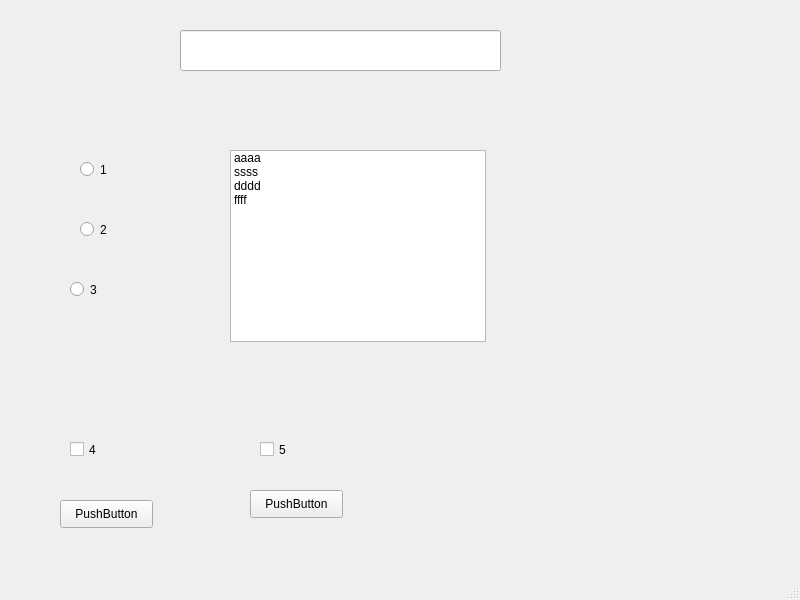
<?xml version="1.0" encoding="UTF-8"?>
<ui version="4.0">
 <class>MainWindow</class>
 <widget class="QMainWindow" name="MainWindow">
  <property name="geometry">
   <rect>
    <x>0</x>
    <y>0</y>
    <width>800</width>
    <height>600</height>
   </rect>
  </property>
  <property name="windowTitle">
   <string>MainWindow</string>
  </property>
  <widget class="QWidget" name="centralwidget">
   <widget class="QLineEdit" name="lineEdit">
    <property name="geometry">
     <rect>
      <x>180</x>
      <y>30</y>
      <width>321</width>
      <height>41</height>
     </rect>
    </property>
   </widget>
   <widget class="QRadioButton" name="radioButton">
    <property name="geometry">
     <rect>
      <x>80</x>
      <y>160</y>
      <width>115</width>
      <height>19</height>
     </rect>
    </property>
    <property name="text">
     <string>1</string>
    </property>
   </widget>
   <widget class="QRadioButton" name="radioButton_2">
    <property name="geometry">
     <rect>
      <x>80</x>
      <y>220</y>
      <width>115</width>
      <height>19</height>
     </rect>
    </property>
    <property name="text">
     <string>2</string>
    </property>
   </widget>
   <widget class="QRadioButton" name="radioButton_3">
    <property name="geometry">
     <rect>
      <x>70</x>
      <y>280</y>
      <width>115</width>
      <height>19</height>
     </rect>
    </property>
    <property name="text">
     <string>3</string>
    </property>
   </widget>
   <widget class="QListWidget" name="listWidget">
    <property name="geometry">
     <rect>
      <x>230</x>
      <y>150</y>
      <width>256</width>
      <height>192</height>
     </rect>
    </property>
    <item>
     <property name="text">
      <string>aaaa</string>
     </property>
    </item>
    <item>
     <property name="text">
      <string>ssss</string>
     </property>
    </item>
    <item>
     <property name="text">
      <string>dddd</string>
     </property>
    </item>
    <item>
     <property name="text">
      <string>ffff</string>
     </property>
    </item>
   </widget>
   <widget class="QCheckBox" name="checkBox">
    <property name="geometry">
     <rect>
      <x>70</x>
      <y>440</y>
      <width>91</width>
      <height>19</height>
     </rect>
    </property>
    <property name="text">
     <string>4</string>
    </property>
   </widget>
   <widget class="QCheckBox" name="checkBox_2">
    <property name="geometry">
     <rect>
      <x>260</x>
      <y>440</y>
      <width>91</width>
      <height>19</height>
     </rect>
    </property>
    <property name="text">
     <string>5</string>
    </property>
   </widget>
   <widget class="QPushButton" name="pushButton">
    <property name="geometry">
     <rect>
      <x>60</x>
      <y>500</y>
      <width>93</width>
      <height>28</height>
     </rect>
    </property>
    <property name="text">
     <string>PushButton</string>
    </property>
   </widget>
   <widget class="QPushButton" name="pushButton_2">
    <property name="geometry">
     <rect>
      <x>250</x>
      <y>490</y>
      <width>93</width>
      <height>28</height>
     </rect>
    </property>
    <property name="text">
     <string>PushButton</string>
    </property>
   </widget>
  </widget>
  <widget class="QMenuBar" name="menubar">
   <property name="geometry">
    <rect>
     <x>0</x>
     <y>0</y>
     <width>800</width>
     <height>26</height>
    </rect>
   </property>
  </widget>
  <widget class="QStatusBar" name="statusbar"/>
 </widget>
 <resources/>
 <connections/>
</ui>
